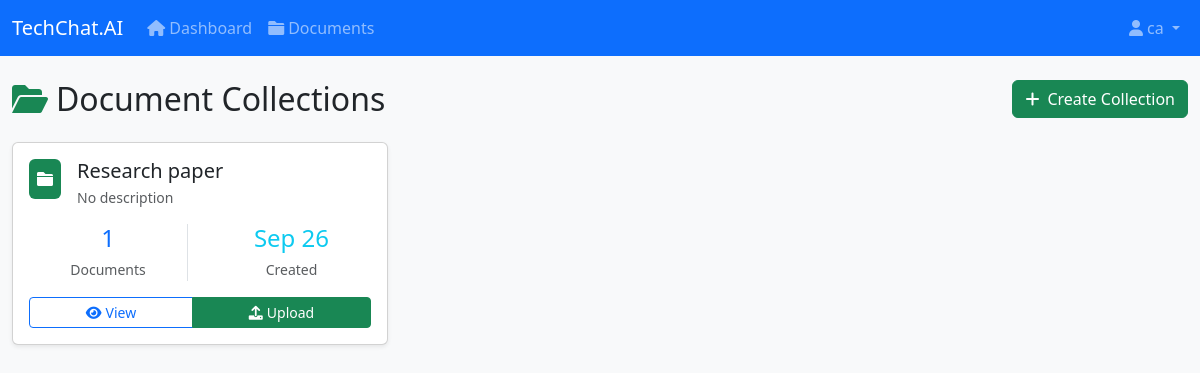
Screenshot of /rag/documents/ (signed in) with the database file from the repository.
### rag_system/models.py (models this page shows, shortened)
class DocumentCollection(models.Model):
    user = models.ForeignKey(User, on_delete=models.CASCADE)
    name = models.CharField(max_length=200)
    description = models.TextField(blank=True)
    created_at = models.DateTimeField(auto_now_add=True)

### rag_system/views.py (the view)
# urls.py: path('documents/', views.documents, name='documents'),
@login_required
def documents(request):
    collections = DocumentCollection.objects.filter(user=request.user)
    return render(request, 'rag/documents.html', {'collections': collections})

### templates/rag/documents.html (shortened to what this page needs)
{% extends 'base.html' %}
{% block content %}
<div class="container-fluid py-4">
    <div class="d-flex justify-content-between align-items-center mb-4">
        <h2 class="mb-0">
            <i class="fas fa-folder-open me-2 text-success"></i>Document Collections
        </h2>
        <a href="{% url 'create_collection' %}" class="btn btn-success">
            <i class="fas fa-plus me-2"></i>Create Collection
        </a>
    </div>
    {% if collections %}
        <div class="row">
            {% for collection in collections %}
            <div class="col-lg-4 col-md-6 mb-4">
                <div class="card h-100 shadow-sm">
                    <div class="card-body d-flex flex-column">
                        <div class="d-flex align-items-start mb-3">
                            <div class="bg-success text-white rounded p-2 me-3">
                                <i class="fas fa-folder"></i>
                            </div>
                            <div class="flex-grow-1">
                                <h5 class="card-title mb-1">{{ collection.name }}</h5>
                                <p class="card-text text-muted small">
                                    {{ collection.description|default:"No description"|truncatewords:15 }}
                                </p>
                            </div>
                        </div>
                        <div class="row text-center mb-3">
                            <div class="col-6">
                                <div class="border-end">
                                    <h4 class="mb-1 text-primary">{{ collection.documents.count }}</h4>
                                    <small class="text-muted">Documents</small>
                                </div>
                            </div>
                            <div class="col-6">
                                <h4 class="mb-1 text-info">{{ collection.created_at|date:"M d" }}</h4>
                                <small class="text-muted">Created</small>
                            </div>
                        </div>
                        <div class="mt-auto">
                            <div class="btn-group w-100" role="group">
                                <a href="{% url 'collection_detail' collection.id %}"
                                   class="btn btn-outline-primary btn-sm">
                                    <i class="fas fa-eye me-1"></i>View
                                </a>
                                <a href="{% url 'upload_document' collection.id %}"
                                   class="btn btn-success btn-sm">
                                    <i class="fas fa-upload me-1"></i>Upload
                                </a>
                            </div>
                        </div>
                    </div>
                </div>
            </div>
            {% endfor %}
        </div>
    {% endif %}
</div>
{% endblock %}

### templates/base.html (shortened to what this page needs)
<!DOCTYPE html>
<html lang="en">
<head>
    <link href="https://cdn.jsdelivr.net/npm/bootstrap@5.3.2/dist/css/bootstrap.min.css" rel="stylesheet">
    <link rel="stylesheet" href="https://cdnjs.cloudflare.com/ajax/libs/font-awesome/6.0.0/css/all.min.css">
</head>
<body class="bg-light">
    {% if user.is_authenticated %}
    <nav class="navbar navbar-expand-lg navbar-dark bg-primary">
        <div class="container-fluid">
            <a class="navbar-brand" href="{% url 'dashboard' %}">
                TechChat.AI
            </a>
            <div class="collapse navbar-collapse" id="navbarNav">
                <ul class="navbar-nav me-auto">
                    <li class="nav-item">
                        <a class="nav-link" href="{% url 'dashboard' %}">
                            <i class="fas fa-home me-1"></i>Dashboard
                        </a>
                    </li>
                    <li class="nav-item">
                        <a class="nav-link" href="{% url 'documents' %}">
                            <i class="fas fa-folder me-1"></i>Documents
                        </a>
                    </li>
                </ul>
                <div class="navbar-nav">
                    <div class="nav-item dropdown">
                        <a class="nav-link dropdown-toggle" href="#" role="button" data-bs-toggle="dropdown">
                            <i class="fas fa-user me-1"></i>{{ user.username }}
                        </a>
                    </div>
                </div>
            </div>
        </div>
    </nav>
    {% endif %}
    <main>
        {% block content %}
        {% endblock %}
    </main>
</body>
</html>

### rows the page displays
DocumentCollection: name "Research paper", description "No description", documents.count "1", created_at "Sep 26"

### other values shown
{{ user.username }} "ca"
